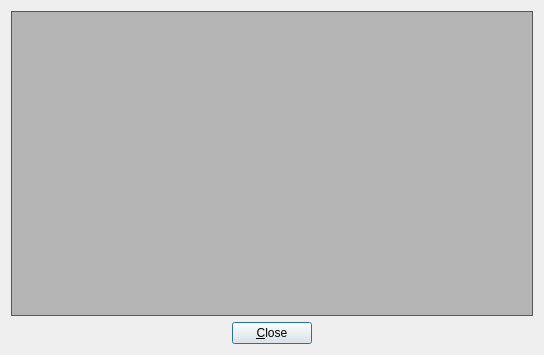
<?xml version="1.0" encoding="UTF-8"?>
<ui version="4.0">
 <class>dialogDisplayOutput</class>
 <widget class="QDialog" name="dialogDisplayOutput">
  <property name="geometry">
   <rect>
    <x>0</x>
    <y>0</y>
    <width>544</width>
    <height>355</height>
   </rect>
  </property>
  <property name="windowTitle">
   <string>Command Output</string>
  </property>
  <property name="windowIcon">
   <iconset resource="warden.qrc">
    <normaloff>:/warden.png</normaloff>:/warden.png</iconset>
  </property>
  <layout class="QGridLayout">
   <item row="1" column="0">
    <layout class="QHBoxLayout">
     <item>
      <spacer name="spacer5">
       <property name="orientation">
        <enum>Qt::Horizontal</enum>
       </property>
       <property name="sizeType">
        <enum>QSizePolicy::Expanding</enum>
       </property>
       <property name="sizeHint" stdset="0">
        <size>
         <width>191</width>
         <height>21</height>
        </size>
       </property>
      </spacer>
     </item>
     <item>
      <widget class="QPushButton" name="pushClose">
       <property name="text">
        <string>&amp;Close</string>
       </property>
       <property name="shortcut">
        <string>Alt+C</string>
       </property>
      </widget>
     </item>
     <item>
      <spacer name="spacer6">
       <property name="orientation">
        <enum>Qt::Horizontal</enum>
       </property>
       <property name="sizeType">
        <enum>QSizePolicy::Expanding</enum>
       </property>
       <property name="sizeHint" stdset="0">
        <size>
         <width>201</width>
         <height>21</height>
        </size>
       </property>
      </spacer>
     </item>
    </layout>
   </item>
   <item row="0" column="0">
    <widget class="QTextEdit" name="lineDisplay">
     <property name="palette">
      <palette>
       <active>
        <colorrole role="Text">
         <brush brushstyle="SolidPattern">
          <color alpha="255">
           <red>255</red>
           <green>255</green>
           <blue>255</blue>
          </color>
         </brush>
        </colorrole>
        <colorrole role="Base">
         <brush brushstyle="SolidPattern">
          <color alpha="255">
           <red>0</red>
           <green>0</green>
           <blue>0</blue>
          </color>
         </brush>
        </colorrole>
        <colorrole role="Window">
         <brush brushstyle="SolidPattern">
          <color alpha="255">
           <red>0</red>
           <green>0</green>
           <blue>0</blue>
          </color>
         </brush>
        </colorrole>
       </active>
       <inactive>
        <colorrole role="Text">
         <brush brushstyle="SolidPattern">
          <color alpha="255">
           <red>255</red>
           <green>255</green>
           <blue>255</blue>
          </color>
         </brush>
        </colorrole>
        <colorrole role="Base">
         <brush brushstyle="SolidPattern">
          <color alpha="255">
           <red>180</red>
           <green>180</green>
           <blue>180</blue>
          </color>
         </brush>
        </colorrole>
        <colorrole role="Window">
         <brush brushstyle="SolidPattern">
          <color alpha="255">
           <red>114</red>
           <green>114</green>
           <blue>114</blue>
          </color>
         </brush>
        </colorrole>
       </inactive>
       <disabled>
        <colorrole role="Text">
         <brush brushstyle="SolidPattern">
          <color alpha="255">
           <red>88</red>
           <green>88</green>
           <blue>88</blue>
          </color>
         </brush>
        </colorrole>
        <colorrole role="Base">
         <brush brushstyle="SolidPattern">
          <color alpha="255">
           <red>114</red>
           <green>114</green>
           <blue>114</blue>
          </color>
         </brush>
        </colorrole>
        <colorrole role="Window">
         <brush brushstyle="SolidPattern">
          <color alpha="255">
           <red>114</red>
           <green>114</green>
           <blue>114</blue>
          </color>
         </brush>
        </colorrole>
       </disabled>
      </palette>
     </property>
     <property name="readOnly">
      <bool>true</bool>
     </property>
    </widget>
   </item>
  </layout>
 </widget>
 <layoutdefault spacing="6" margin="11"/>
 <resources>
  <include location="warden.qrc"/>
 </resources>
 <connections>
  <connection>
   <sender>pushClose</sender>
   <signal>clicked()</signal>
   <receiver>dialogDisplayOutput</receiver>
   <slot>slotPushClose()</slot>
   <hints>
    <hint type="sourcelabel">
     <x>20</x>
     <y>20</y>
    </hint>
    <hint type="destinationlabel">
     <x>20</x>
     <y>20</y>
    </hint>
   </hints>
  </connection>
 </connections>
</ui>
